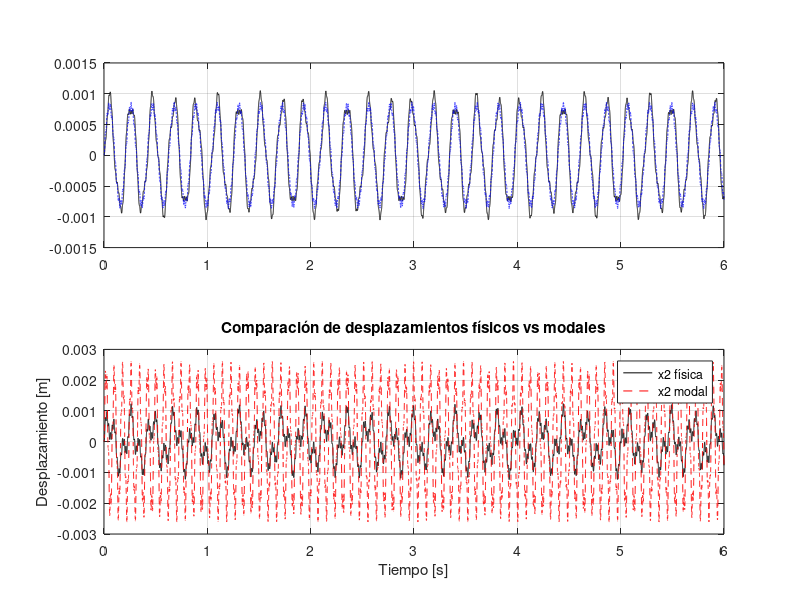
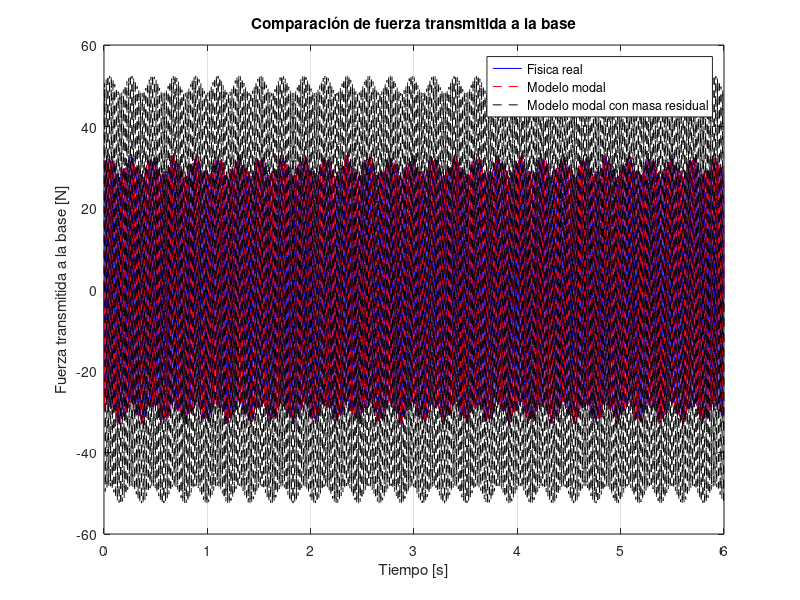
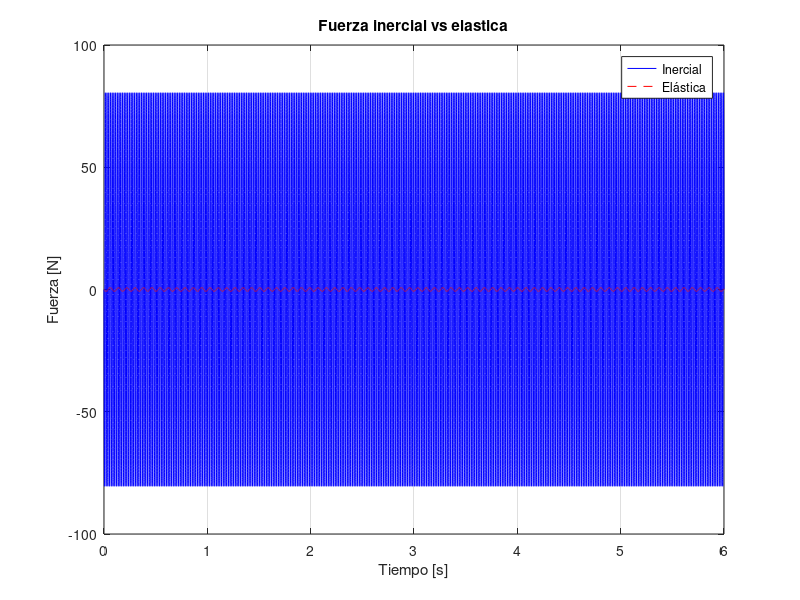

The MATLAB script that drew these images, in order:
clear
clc
close all

m1 = 2;
m2 = 1;
k1 = 1000;
k2 = 2000;
k3 = 3000;
mt = m1+m2;
M = [m1 0;
    0 m2];
K = [k3+k1 -k3;
    -k3 k3+k2];

B = [k1;
     k2];

[autovec, autoval] = eig(K,M);

w = diag(autoval^0.5);
f = w/(2*pi);


fs = 10000;        % Hz
t = 0:1/fs:6;     % tiempo
f_exc = 60;        % Hz
y = 0.01 * sin(2*pi*f_exc*t);   % desplazamiento base
ypp = -(2*pi*f_exc)^2*y;
F = B * y; % Fuerza equivalente generada por movimiento de la base

%% Simulación del sistema físico real
A1 = [zeros(2), eye(2);
     -M\K, zeros(2)];
Bu1 = [zeros(2,1); M\B];

sys_real = ss(A1,Bu1,eye(4),zeros(4,1));

resp_real = lsim(sys_real, y', t);

x1 = resp_real(:,1);
x2 = resp_real(:,2);

F_base_real = k1*(x1 - y') + k2*(x2 - y');
          
%% Con masa efectiva

coef_part_1 = autovec(:,1)'*M*[1;1];
coef_part_2 = autovec(:,2)'*M*[1;1];

masa_eff_1 = coef_part_1^2
masa_eff_2 = coef_part_2^2

kef1 = masa_eff_1*autoval(1,1)
kef2 = masa_eff_2*autoval(2,2)
M_ef = [masa_eff_1 0; 
        0 masa_eff_2]
K_ef = [kef1 0 ;
        0 kef2]

%[autovec1, autoval1] = eig(K_ef,M_ef);

sys1 = tf([kef1], [masa_eff_1, 0, kef1]);
sys2 = tf([kef2], [masa_eff_2, 0, kef2]);

x_modal1 = lsim(sys1, y, t);
x_modal2 = lsim(sys2, y, t);

F_base_modal = kef1*(x_modal1 - y')+kef2*(x_modal2-y');

F_base_masa_residual = kef1*x_modal1-(masa_eff_2)*ypp'-(kef1+kef2)*y';

Finercialy = masa_eff_2*ypp';
Felasticay = -kef2*x_modal2;

%% Gráfica
figure(1);
subplot(2,1,1)
plot(t, x1, 'black', 'DisplayName','x1 física');
hold on
grid on
plot(t, x_modal1, 'b--', 'DisplayName','x1 modal');
subplot(2,1,2)
plot(t, x2, 'black', 'DisplayName','x2 física');
hold on
plot(t, x_modal2, 'r--', 'DisplayName','x2 modal');
xlabel('Tiempo [s]');
ylabel('Desplazamiento [m]');
legend;
title('Comparación de desplazamientos físicos vs modales');
grid on;

figure(2);
plot(t, F_base_real, 'b', 'DisplayName','Física real'); hold on;
plot(t, F_base_modal, 'r--', 'DisplayName','Modelo modal');
plot(t, F_base_masa_residual, 'black--', 'DisplayName','Modelo modal con masa residual');
xlabel('Tiempo [s]');
ylabel('Fuerza transmitida a la base [N]');
legend;
title('Comparación de fuerza transmitida a la base');
grid on;

figure(3);
plot(t, Finercialy, 'b', 'DisplayName','Inercial'); hold on;
plot(t, Felasticay, 'r--', 'DisplayName','Elástica');
xlabel('Tiempo [s]');
ylabel('Fuerza [N]');
legend;
title('Fuerza inercial vs elastica');
grid on;
